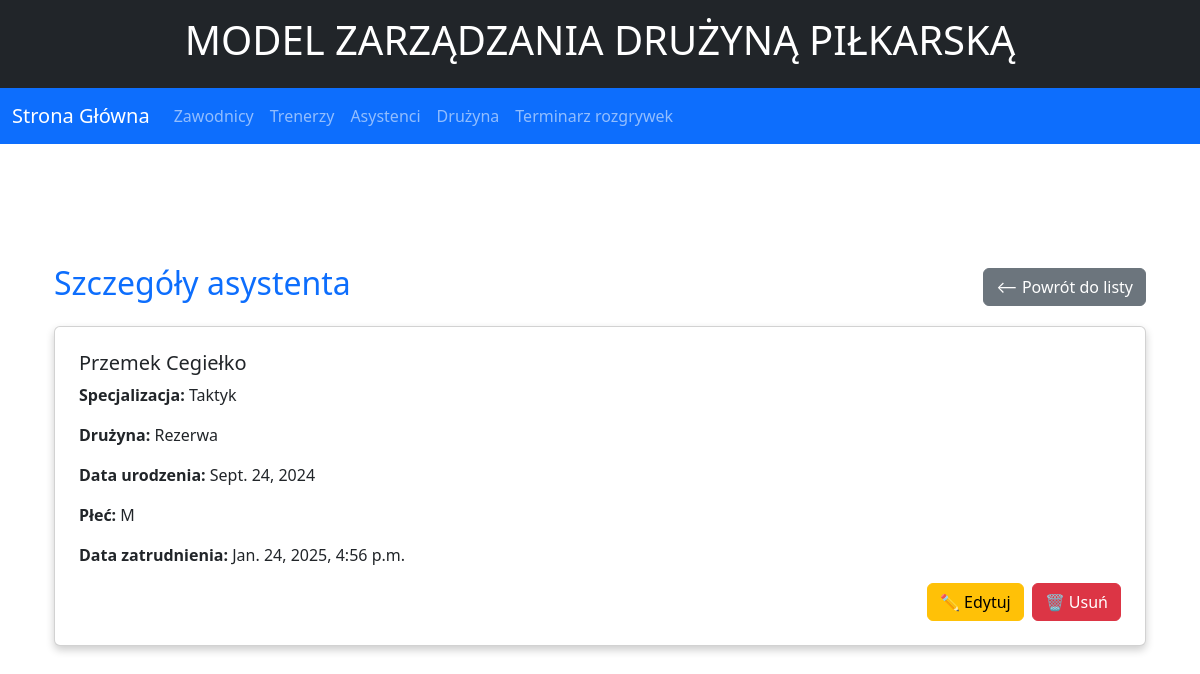
Screenshot of /assistant/4 with the database file from the repository.
### Legia/models.py (models this page shows, shortened)
class Assistant(models.Model):
    firstname = models.CharField(max_length=50)
    lastname = models.CharField(max_length=50)
    birth = models.DateField()
    gender = models.CharField(max_length=100, choices=PLEC, null = True)
    signing_date = models.DateTimeField(auto_now_add=True)
    specialization = models.CharField(max_length=50, choices=SPECIALIZATIONS)
    team = models.ForeignKey(Team, null=True, blank=True, on_delete=models.SET_NULL)
    class Meta:
        ordering = ['lastname']

class Team(models.Model):
    name = models.CharField(max_length=100, choices=TEAMS)
    capacity = models.PositiveBigIntegerField(null = True)
    def __str__(self):
        return f"{self.name}"

### Legia/views.py (the view)
# urls.py: path('assistant/<int:id>', views.assistant_detail, name='assistant-detail'),
def assistant_detail(request, id):
    try:
        assistant = Assistant.objects.get(id=id)
    except Assistant.DoesNotExist:
        raise Http404("Assistant not found")
    return render(request, "Legia/assistant/detail.html", {'assistant': assistant})

### Legia/templates/Legia/assistant/detail.html (shortened to what this page needs)
{% extends "Legia/base.html" %}
{% block content %}
<div class="container mt-4">
    <div class="d-flex justify-content-between align-items-center mb-3">
        <h2 class="text-primary">Szczegóły asystenta</h2>
        <a href="{% url 'assistant-list' %}" class="btn btn-secondary">⟵ Powrót do listy</a>
    </div>
    <div class="card p-4">
        <h5 class="card-title">{{ assistant.firstname }} {{ assistant.lastname }}</h5>
        <p><strong>Specjalizacja:</strong> {{ assistant.specialization }}</p>
        <p><strong>Drużyna:</strong> {{ assistant.team }}</p>
        <p><strong>Data urodzenia:</strong> {{ assistant.birth }}</p>
        <p><strong>Płeć:</strong> {{ assistant.gender }}</p>
        <p><strong>Data zatrudnienia:</strong> {{ assistant.signing_date }}</p>
        <div class="d-flex justify-content-end">
            <a href="{% url 'assistant-update' assistant.id %}" class="btn btn-warning me-2">✏️ Edytuj</a>
            <form method="post" action="{% url 'assistant-delete' assistant.id %}">
                <button type="submit" class="btn btn-danger">🗑️ Usuń</button>
            </form>
        </div>
    </div>
</div>
{% endblock %}

### Legia/static/css/Legia.css (style rules this page uses)
:root { --green: #1b612b; --red: #aa1625; --white: #ffffff; --black: #222427; }
body { font-family: Arial, sans-serif; background-color: #434343; }
a { color: var(--green); text-decoration: none; }
h1, h2, h3 { color: var(--black); }
.container { margin-top: 30px; }
.card { box-shadow: 0 4px 8px rgba(0, 0, 0, 0.2); border-radius: 10px; }

### rows the page displays
Assistant: firstname "Przemek", lastname "Cegiełko", specialization "Taktyk", team "Rezerwa", birth "Sept. 24, 2024", gender "M", signing_date "Jan. 24, 2025, 4:56 p.m."
